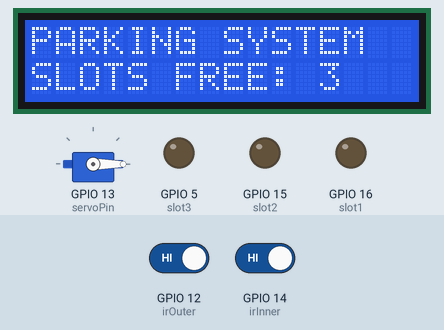
A sketch run on a simulated ESP32. Parts: servo, 16×2 character LCD, output pins drawn as LEDs (lit = HIGH). Inputs (shaded band) come from the test bench; at power-on: GPIO 12 (irOuter) HIGH, GPIO 14 (irInner) HIGH.

Above: at 1.2 s.
1.3 s: GPIO 12 (irOuter) driven LOW
At 2.5 s:
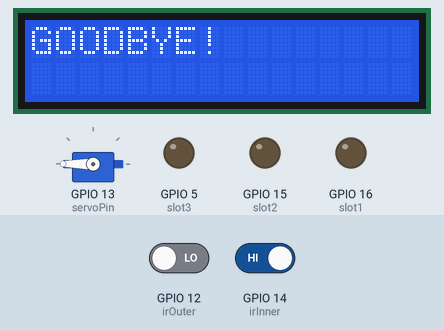
2.8 s: GPIO 12 (irOuter) driven HIGH
At 4.1 s:
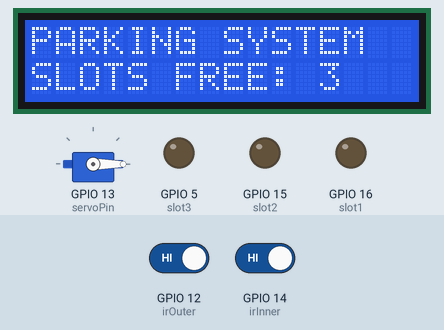
5.3 s: GPIO 14 (irInner) driven LOW
At 5.7 s:
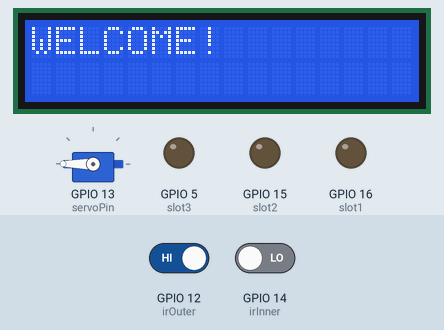
6.8 s: GPIO 14 (irInner) driven HIGH
At 8.4 s:
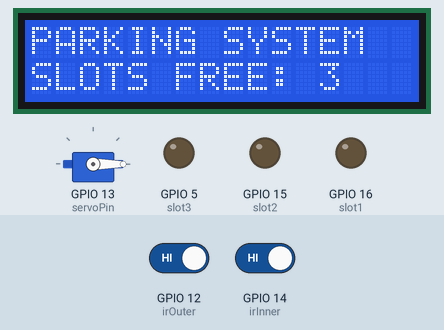
Timing chart, 0 to 9.9 s (numbered marks = the images above; inputs shaded):
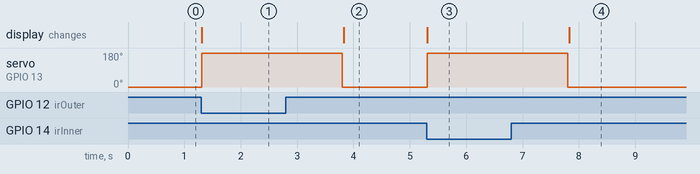

The sketch:

ParkingSlot.ino
```cpp
#include <Wire.h>
#include <LiquidCrystal_I2C.h>
#include <Servo.h>

LiquidCrystal_I2C lcd(0x27, 16, 2);
Servo gateServo;

const int irInner = 14;   // D5
const int irOuter = 12;   // D6
const int servoPin = 13;  // D7

const int slot1 = 16;  // D0
const int slot2 = 15;  // D8
const int slot3 = 5 ;   // D1

int availableSlots = 3;

void setup() {
  Serial.begin(115200);
  Wire.begin(4, 2);  // SDA=D2, SCL=D4

  gateServo.attach(servoPin);
  gateServo.write(0);

  pinMode(irInner, INPUT_PULLUP);
  pinMode(irOuter, INPUT_PULLUP);

  pinMode(slot1, OUTPUT);
  pinMode(slot2, OUTPUT);
  pinMode(slot3, OUTPUT);

  digitalWrite(slot1, LOW);
  digitalWrite(slot2, LOW);
  digitalWrite(slot3, LOW);

  lcd.init();
  lcd.backlight();
  updateDisplay();
}

void loop() {
  if (digitalRead(irInner) == HIGH && digitalRead(irOuter) == HIGH) {
    checkCameraSerial();
  }

  if (digitalRead(irInner) == LOW && availableSlots > 0) {
    handleGate("WELCOME!");
  } else if (digitalRead(irOuter) == LOW) {
    handleGate("GOODBYE!");
  }
}

void checkCameraSerial() {
  if (Serial.available() > 0) {
    String data = Serial.readStringUntil('\n');
    data.trim();
    while (Serial.available() > 0) { Serial.read(); }
    if (data.length() >= 5) {
      digitalWrite(slot1, (data[0] == '1'));
      digitalWrite(slot2, (data[2] == '1'));
      digitalWrite(slot3, (data[4] == '1'));

      int count = 0;
      if (data[0] == '0') count++;
      if (data[2] == '0') count++;
      if (data[4] == '0') count++;

      if (availableSlots != count) {
        availableSlots = count;
        updateDisplay();
      }
    }
  }
}

void handleGate(String msg) {
  lcd.clear();
  lcd.print(msg);

  gateServo.write(180);
  delay(1000);

  while (digitalRead(irInner) == LOW || digitalRead(irOuter) == LOW) {
    yield();
  }

  delay(1000);
  gateServo.write(0);
  updateDisplay();
}

void updateDisplay() {
  lcd.setCursor(0, 0);
  lcd.print("PARKING SYSTEM  ");
  lcd.setCursor(0, 1);
  if (availableSlots > 0) {
    lcd.print("SLOTS FREE: ");
    lcd.print(availableSlots);
    lcd.print("   ");
  } else {
    lcd.print("SORRY: FULL    ");
  }
}
```

Measured:
- after the input at 1.3 s, servo on GPIO 13 (servoPin): 0° → 180° at once; the display: changes at once (image 1)
- after the input at 2.8 s, servo on GPIO 13 (servoPin): 180° → 0° after 1.0 s; the display: changes after 1.0 s (image 2)
- after the input at 5.3 s, servo on GPIO 13 (servoPin): 0° → 180° at once; the display: changes at once (image 3)
- after the input at 6.8 s, servo on GPIO 13 (servoPin): 180° → 0° after 1.0 s; the display: changes after 1.0 s (image 4)
